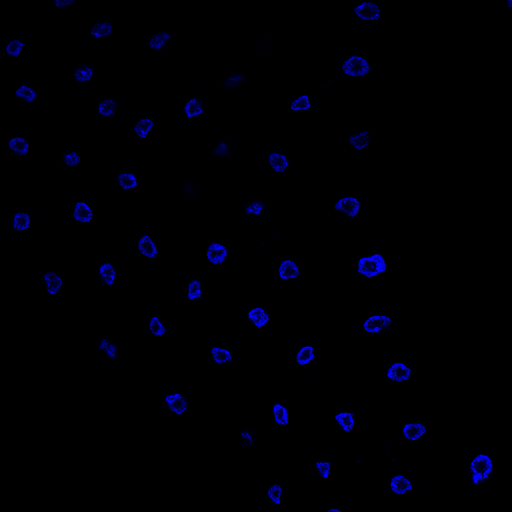
#> input picture Larvas desafiadas_04_04_2014/Cg_+_Myd88488_dorsal_647_BB_04_04_14_3h.lif_Series001_z0_ch00.tif, 1024 x 1024 px (shown at 1/2 size); its folder holds 4 pictures in this run
$ python contornaImg.py   (older library calls are emulated)
#> lines starting #> are read from the running program, lines starting #| are printed output that depends on the picture; after the words box and inside, x2 and y2 are one past the last pixel; in counts of white or black regions, pixels touching at a corner belong together
import os
import cv2
import matplotlib.pyplot as plt
import numpy as np

def aplica_gauss_e_otsu(pastaOrigem, pastaDestino):
#> called with pastaOrigem = 'Larvas desafiadas_04_04_2014', pastaDestino = 'suavizacao_e_otsu_Larvas_desafiadas'
    arq = os.listdir(pastaOrigem)

    for i in arq:
        # Verificando se o que está sendo lido é uma imagem desejada
        caminho_origem = os.path.join(pastaOrigem, i)
        img = cv2.imread(caminho_origem, cv2.IMREAD_GRAYSCALE)
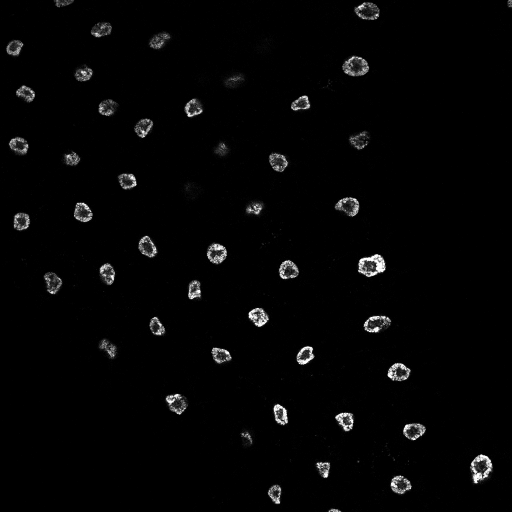
#> img: shape (1024, 1024) (shown at 1/2 size); min 0, max 29, mean 0.6; drawn with min black and max white
        if img is None:
            print(f"Erro ao ler a imagem: {caminho_origem}")
        else:
            print(f"Imagem lida com sucesso: {caminho_origem}")

            gaussiana = cv2.GaussianBlur(img, (3, 3), 1)
            _, otsu = cv2.threshold(gaussiana, 175, 255, cv2.THRESH_BINARY + cv2.THRESH_OTSU)
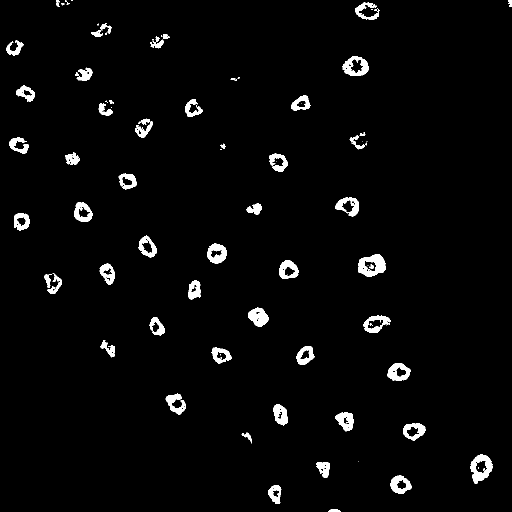
#> otsu: shape (1024, 1024) (shown at 1/2 size); 2.9% white; 101 white regions (41 under 20 px), largest, box (x1, y1, x2, y2) and area: (716, 508, 772, 554) 1529, (940, 908, 985, 967) 1360, (685, 112, 738, 152) 1116

            cv2.imwrite(os.path.join(pastaDestino, f"{i}"), otsu)
#> pass 2 of the loop in aplica_gauss_e_otsu, `for i in arq:`:
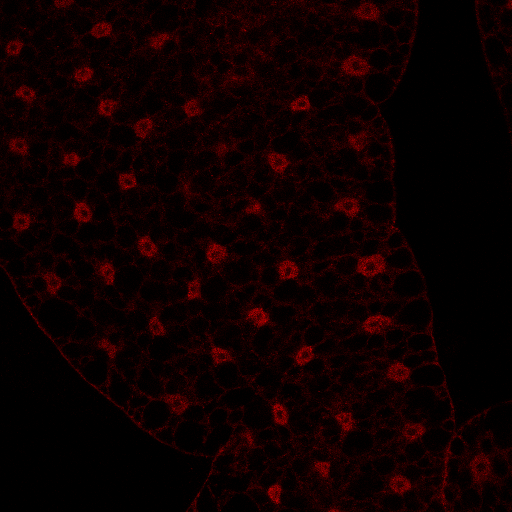
#> input picture Larvas desafiadas_04_04_2014/Cg_+_Myd88488_dorsal_647_BB_04_04_14_3h.lif_Series001_z0_ch02.tif, 1024 x 1024 px (shown at 1/2 size)
#> in aplica_gauss_e_otsu, `img = cv2.imread(caminho_origem, cv2.IMREAD_GRAYSCALE)`:
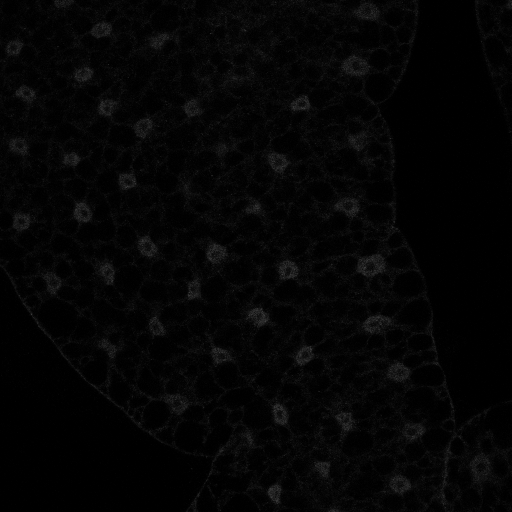
#> img: shape (1024, 1024) (shown at 1/2 size); min 0, max 76, mean 4.4
#> in aplica_gauss_e_otsu, `_, otsu = cv2.threshold(gaussiana, 175, 255, cv2.THRESH_BINARY + cv2.T..`:
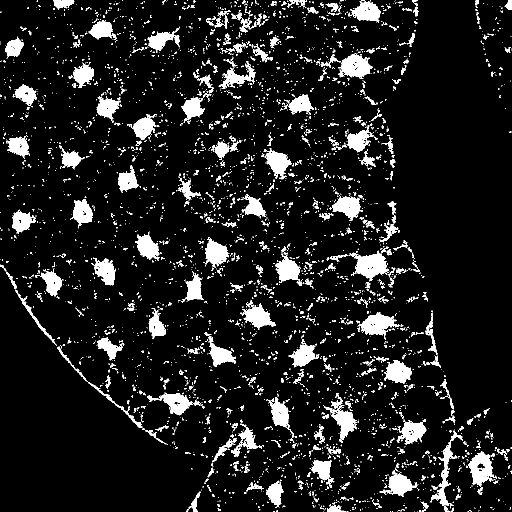
#> otsu: shape (1024, 1024) (shown at 1/2 size); 10.2% white; 3766 white regions (3286 under 20 px), largest, box (x1, y1, x2, y2) and area: (699, 501, 779, 563) 2436, (676, 106, 746, 158) 2098, (715, 624, 799, 680) 2017
#> pass 3 of the loop in aplica_gauss_e_otsu, `for i in arq:`:
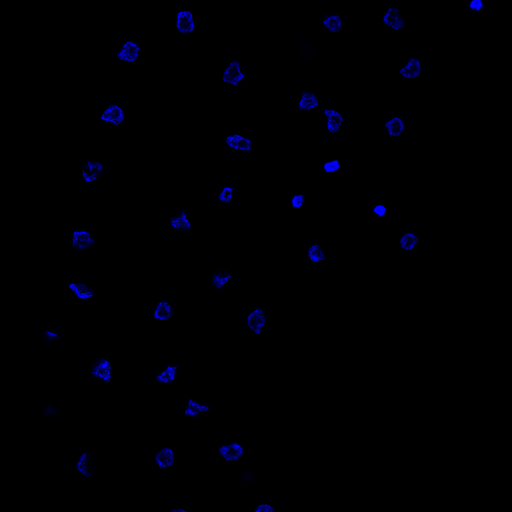
#> input picture Larvas desafiadas_04_04_2014/Cg_+_Myd88488_dorsal_647_BB_04_04_14_3h.lif_Series007_z0_ch00.tif, 1024 x 1024 px (shown at 1/2 size)
#> in aplica_gauss_e_otsu, `img = cv2.imread(caminho_origem, cv2.IMREAD_GRAYSCALE)`:
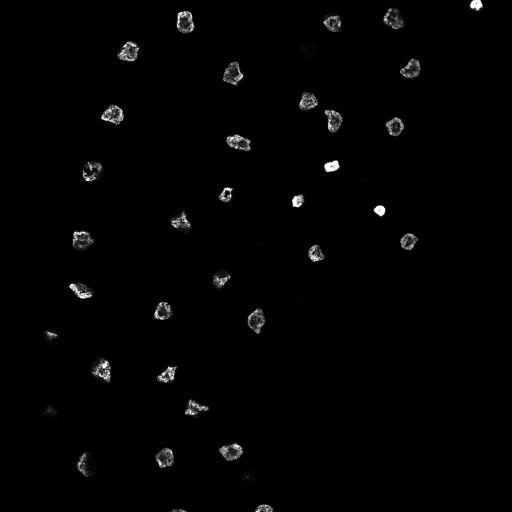
#> img: shape (1024, 1024) (shown at 1/2 size); min 0, max 29, mean 0.4; drawn with min black and max white
#> in aplica_gauss_e_otsu, `_, otsu = cv2.threshold(gaussiana, 175, 255, cv2.THRESH_BINARY + cv2.T..`:
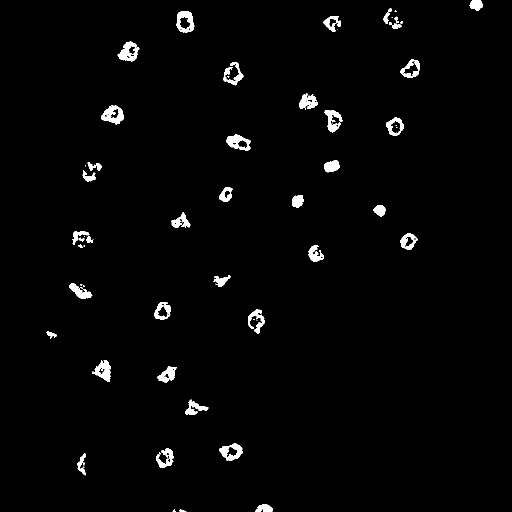
#> otsu: shape (1024, 1024) (shown at 1/2 size); 1.9% white; 70 white regions (27 under 20 px), largest, box (x1, y1, x2, y2) and area: (202, 210, 248, 249) 966, (235, 83, 279, 123) 940, (353, 22, 389, 66) 862
#> the loop made 4 passes; the first 3 are shown

def aplica_roberts(img):
    # Converte a imagem para escala de cinza, se necessário
    img_gray = cv2.cvtColor(img, cv2.COLOR_BGR2GRAY)

    # Aplica o operador Roberts
    roberts_x = cv2.filter2D(img_gray, cv2.CV_64F, np.array([[1, 0], [0, -1]]))
    roberts_y = cv2.filter2D(img_gray, cv2.CV_64F, np.array([[0, 1], [-1, 0]]))

    # Calcula a magnitude dos gradientes
    magnitude = cv2.magnitude(roberts_x, roberts_y)

    # Normaliza a magnitude para valores entre 0 e 255
    magnitude = cv2.normalize(magnitude, None, 0, 255, cv2.NORM_MINMAX)

    # Converte para o tipo uint8 e aplica uma operação de limiarização para obter uma imagem binária
    _, magnitude_bin = cv2.threshold(np.uint8(magnitude), 0, 255, cv2.THRESH_BINARY)

    return magnitude_bin

def contorna_bordas(img):
    roberts = aplica_roberts(img)
    contours, _ = cv2.findContours(roberts, cv2.RETR_EXTERNAL, cv2.CHAIN_APPROX_NONE)
    img_contornada = cv2.drawContours(np.zeros_like(img), contours, -1, (0, 255, 0), 3)
    return img_contornada

def sobrepoe_imagens(pastaLimiarizadas, pastaOriginais, pastaDestino):
    img_originais = os.listdir(pastaOriginais)
#> (the run stopped early here; a loop or call above may not have finished)
